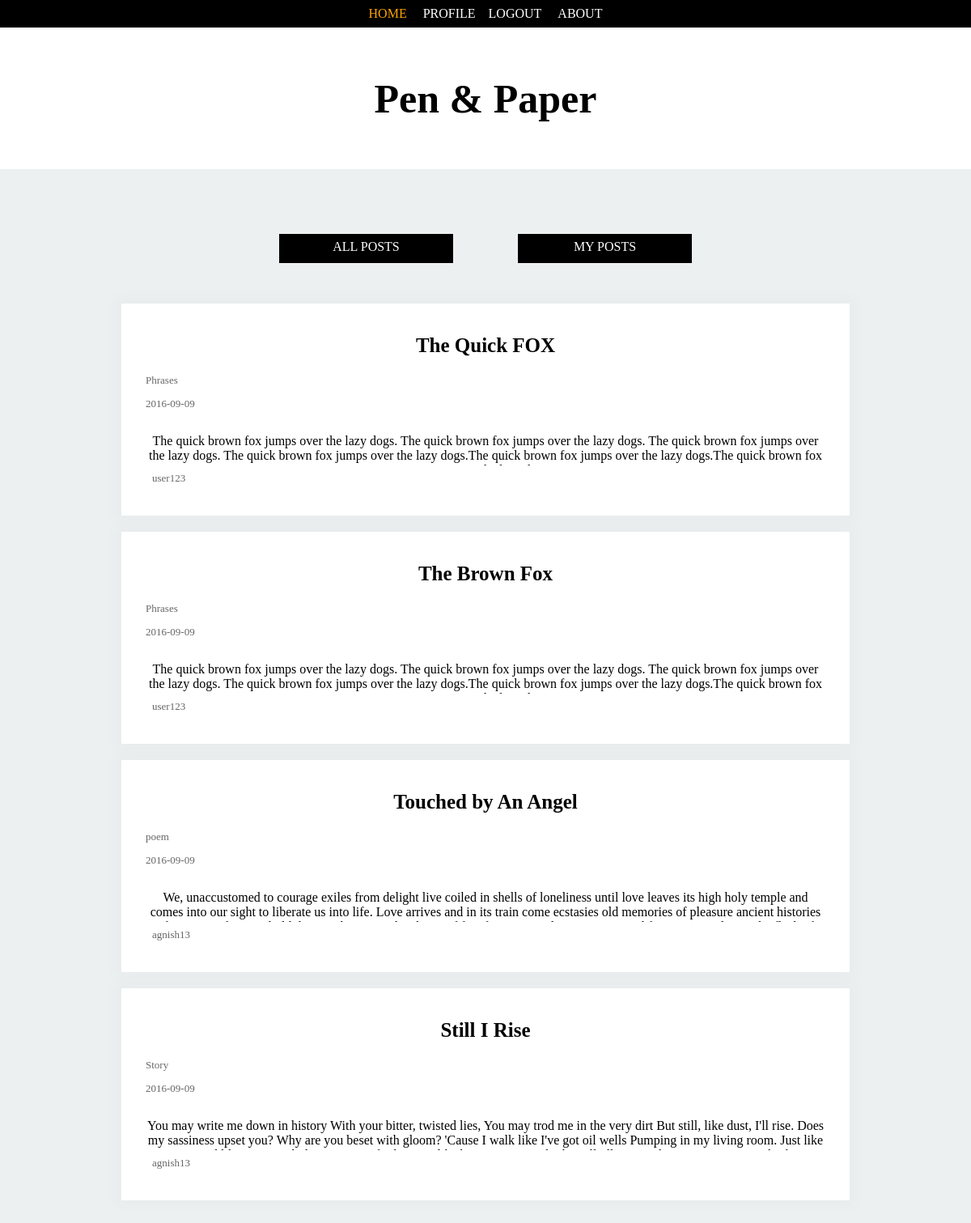
The page /home/home.php (signed in) on the database its author committed.
### tables this page shows
CREATE TABLE IF NOT EXISTS `blog_master` (
  `blog_id` int(3) NOT NULL,
  `blogger_id` int(3) NOT NULL,
  `blog_title` varchar(50) NOT NULL,
  `blog_desc` varchar(5000) NOT NULL,
  `blog_category` varchar(50) NOT NULL,
  `blog_is_active` varchar(3) NOT NULL,
  `creation_date` date NOT NULL,
  `updated_date` date DEFAULT NULL
);

CREATE TABLE IF NOT EXISTS `blogger_info` (
  `blogger_id` int(3) NOT NULL,
  `blogger_username` varchar(50) NOT NULL,
  `blogger_password` varchar(100) NOT NULL,
  `blogger_creation_date` date NOT NULL,
  `blogger_is_active` varchar(3) NOT NULL,
  `blogger_updated_date` date DEFAULT NULL,
  `blogger_end_date` date DEFAULT NULL
);

### bucket.php (the view, shortened to what this page needs)
<?php
	class BlogProcess{
		private $conn;
		function connectdb(){
				$this->conn = mysqli_connect("localhost", "root", "","blog");
				return $this->conn;
		}
		function posts(){
			$sql="Select * from blog_master natural join blogger_info where blog_is_active='yes' and blogger_is_active='yes'";
			$result = $this->conn->query($sql);
			if($result->num_rows > 0)
					while($row = $result->fetch_assoc()){
						echo "<div id=post>";
						echo 	"<a id=h2 href='postexpand.php?blid=".$row["blog_id"]."'>" . $row["blog_title"] . "</a>";
						echo 	"<div>";
						echo 		"<p id=postdetail>" . $row["blog_category"] . "</p>";
						echo 		"<p id=postdetail>" .$row["creation_date"] . "</p>";
						echo 	"</div>";
						echo 	"<div id=postdesc>";
						echo 		"<p>" . $row["blog_desc"] . "</p>";
						echo 	"</div>";
						echo 	"<a href='authorinfo.php?bid=".$row["blogger_id"]."' id=postdetail>" . $row["blogger_username"] . "</a>";
						echo "</div>";
					}
		}
	}
	class BlogSecurity{
		function replacet(){
			$flag=0;
			$randb = new BlogProcess();
			$conn=$randb->connectdb();
			$sql="Select blogger_username from blogger_info";
			$result = $conn->query($sql);
			if($result->num_rows >0)
				while($row = $result->fetch_assoc())
					if($_SESSION["user"] == $row["blogger_username"]){
						$flag=1;
						break;
					}
			if($flag==0)
				echo"<li><a href='../login/login.php'>LOGIN</a></li>";
			else if($flag==1)
				echo"<li><a href='../logout.php'>LOGOUT</a></li>";
			return $flag;
		}
		function replacea(){
			$flag=0;
			if($flag==0)
				echo"<li><a href='../profile/profile.php'>PROFILE</a></li>";
			else if($flag==1)
				echo"<li><a class=activea href='../admin/admin.php'>SETTINGS</a></li>";
		}
	}
?>

### home/home.css (style rules this page uses)
body { margin: 0px; background-color: #ECF0F1; font-family: "Franklin Gothic Medium"; }
li { display: inline-block; }
a { text-decoration: none; display:block; color:white; padding: 8px; }
#h2 { color: black; margin-bottom: 4px; font-size: 25px; font-weight: bold; }
#postdetail { display: flex; max-width: 100px; color: black; font-size: 13px; opacity: 0.6; }
#postdesc { display: flex; overflow: hidden; max-height: 55px; }
#post { padding: 30px; margin-top: 10px; margin-bottom: 10px; background-color: white; -webkit-box-shadow: 0px 0px 17px 8px rgba(0, 0, 0,0.02); -moz-box-shadow: 0px 0px 17px 8px rgba(0, 0, 0,0.02); box-shadow: 0px 0px 17px 8px rgba(0, 0, 0,0.02); }

### rows shown on the page
blog_master: blog_title "The Quick FOX", blog_category "Phrases", creation_date "2016-09-09", blog_desc "The quick brown fox jumps over the lazy dogs. The quick brown fox jumps over the lazy dogs. The quick brown fox jumps over the lazy dogs. The quick brown fox jumps over the lazy dogs.The quick brown fox jumps over the lazy dogs.The quick brown fox…", blogger.blogger_username "user123"
blog_master: blog_title "The Brown Fox", blog_category "Phrases", creation_date "2016-09-09", blog_desc "The quick brown fox jumps over the lazy dogs. The quick brown fox jumps over the lazy dogs. The quick brown fox jumps over the lazy dogs. The quick brown fox jumps over the lazy dogs.The quick brown fox jumps over the lazy dogs.The quick brown fox…", blogger.blogger_username "user123"
blog_master: blog_title "Touched by An Angel", blog_category "poem", creation_date "2016-09-09", blog_desc "We, unaccustomed to courage exiles from delight live coiled in shells of loneliness until love leaves its high holy temple and comes into our sight to liberate us into life. Love arrives and in its train come ecstasies old memories of pleasure ancient histories…", blogger.blogger_username "agnish13"
blog_master: blog_title "Still I Rise", blog_category "Story", creation_date "2016-09-09", blog_desc "You may write me down in history With your bitter, twisted lies, You may trod me in the very dirt But still, like dust, I'll rise. Does my sassiness upset you? Why are you beset with gloom? 'Cause I walk like I've got oil wells Pumping in my living room. Just like…", blogger.blogger_username "agnish13"
